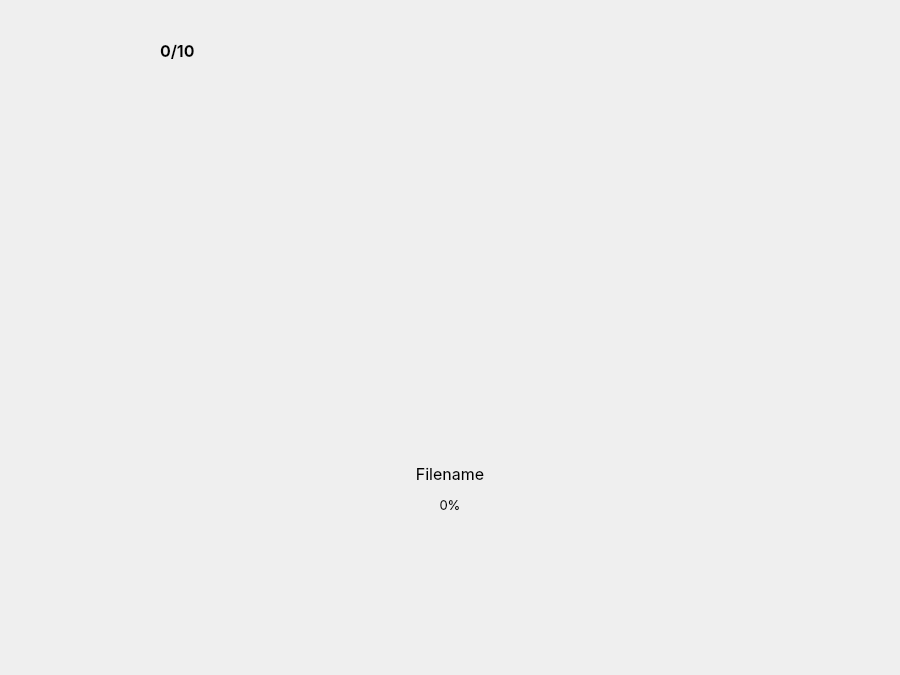
<?xml version="1.0" encoding="UTF-8"?>
<ui version="4.0">
 <class>MainWindow</class>
 <widget class="QMainWindow" name="MainWindow">
  <property name="windowModality">
   <enum>Qt::NonModal</enum>
  </property>
  <property name="geometry">
   <rect>
    <x>0</x>
    <y>0</y>
    <width>900</width>
    <height>675</height>
   </rect>
  </property>
  <property name="minimumSize">
   <size>
    <width>900</width>
    <height>675</height>
   </size>
  </property>
  <property name="maximumSize">
   <size>
    <width>900</width>
    <height>675</height>
   </size>
  </property>
  <property name="windowTitle">
   <string>panchuko</string>
  </property>
  <property name="windowIcon">
   <iconset>
    <normaloff>resources/iconn.svg</normaloff>resources/iconn.svg</iconset>
  </property>
  <widget class="QWidget" name="centralwidget">
   <widget class="QStackedWidget" name="stackedWidget">
    <property name="geometry">
     <rect>
      <x>0</x>
      <y>0</y>
      <width>900</width>
      <height>675</height>
     </rect>
    </property>
    <property name="currentIndex">
     <number>3</number>
    </property>
    <widget class="QWidget" name="home">
     <widget class="QLabel" name="background">
      <property name="geometry">
       <rect>
        <x>0</x>
        <y>0</y>
        <width>900</width>
        <height>675</height>
       </rect>
      </property>
      <property name="text">
       <string/>
      </property>
      <property name="pixmap">
       <pixmap>resources/main bg.svg</pixmap>
      </property>
     </widget>
     <widget class="QLabel" name="panchuko">
      <property name="geometry">
       <rect>
        <x>375</x>
        <y>43</y>
        <width>150</width>
        <height>29</height>
       </rect>
      </property>
      <property name="text">
       <string/>
      </property>
      <property name="pixmap">
       <pixmap>resources/send recieve/SVG/panchuko.svg</pixmap>
      </property>
     </widget>
     <widget class="QToolButton" name="recieve">
      <property name="enabled">
       <bool>true</bool>
      </property>
      <property name="geometry">
       <rect>
        <x>385</x>
        <y>315</y>
        <width>135</width>
        <height>50</height>
       </rect>
      </property>
      <property name="text">
       <string>...</string>
      </property>
      <property name="icon">
       <iconset>
        <normaloff>resources/send recieve/SVG/receive.svg</normaloff>resources/send recieve/SVG/receive.svg</iconset>
      </property>
      <property name="iconSize">
       <size>
        <width>130</width>
        <height>45</height>
       </size>
      </property>
      <property name="checkable">
       <bool>false</bool>
      </property>
      <property name="autoRepeat">
       <bool>false</bool>
      </property>
      <property name="autoExclusive">
       <bool>false</bool>
      </property>
      <property name="autoRaise">
       <bool>true</bool>
      </property>
     </widget>
    </widget>
    <widget class="QWidget" name="enterip">
     <widget class="QLabel" name="mainbg">
      <property name="geometry">
       <rect>
        <x>0</x>
        <y>0</y>
        <width>900</width>
        <height>675</height>
       </rect>
      </property>
      <property name="text">
       <string/>
      </property>
      <property name="pixmap">
       <pixmap>resources/main bg.svg</pixmap>
      </property>
     </widget>
     <widget class="QLabel" name="label_5">
      <property name="geometry">
       <rect>
        <x>275</x>
        <y>183</y>
        <width>355</width>
        <height>177</height>
       </rect>
      </property>
      <property name="text">
       <string/>
      </property>
      <property name="pixmap">
       <pixmap>resources/enter ip/SVG/enter ip.svg</pixmap>
      </property>
     </widget>
     <widget class="QLineEdit" name="ip1">
      <property name="geometry">
       <rect>
        <x>276</x>
        <y>314</y>
        <width>75</width>
        <height>45</height>
       </rect>
      </property>
      <property name="font">
       <font>
        <family>SF Pro Display</family>
        <pointsize>12</pointsize>
        <weight>75</weight>
        <bold>true</bold>
       </font>
      </property>
      <property name="styleSheet">
       <string notr="true">background-color: rgba(255, 255, 255, 0);
color:&quot;#dddddd&quot;</string>
      </property>
      <property name="maxLength">
       <number>3</number>
      </property>
      <property name="frame">
       <bool>false</bool>
      </property>
      <property name="alignment">
       <set>Qt::AlignCenter</set>
      </property>
     </widget>
     <widget class="QToolButton" name="ipnext">
      <property name="geometry">
       <rect>
        <x>400</x>
        <y>572</y>
        <width>110</width>
        <height>50</height>
       </rect>
      </property>
      <property name="focusPolicy">
       <enum>Qt::NoFocus</enum>
      </property>
      <property name="text">
       <string>...</string>
      </property>
      <property name="icon">
       <iconset>
        <normaloff>resources/enter ip/SVG/next.svg</normaloff>resources/enter ip/SVG/next.svg</iconset>
      </property>
      <property name="iconSize">
       <size>
        <width>100</width>
        <height>45</height>
       </size>
      </property>
      <property name="autoRaise">
       <bool>true</bool>
      </property>
     </widget>
     <widget class="QLineEdit" name="ip2">
      <property name="geometry">
       <rect>
        <x>368</x>
        <y>314</y>
        <width>75</width>
        <height>45</height>
       </rect>
      </property>
      <property name="font">
       <font>
        <family>SF Pro Display</family>
        <pointsize>12</pointsize>
        <weight>75</weight>
        <bold>true</bold>
       </font>
      </property>
      <property name="styleSheet">
       <string notr="true">background-color: rgba(255, 255, 255, 0);
color:&quot;#dddddd&quot;</string>
      </property>
      <property name="maxLength">
       <number>3</number>
      </property>
      <property name="frame">
       <bool>false</bool>
      </property>
      <property name="alignment">
       <set>Qt::AlignCenter</set>
      </property>
     </widget>
     <widget class="QLineEdit" name="ip3">
      <property name="geometry">
       <rect>
        <x>461</x>
        <y>314</y>
        <width>75</width>
        <height>45</height>
       </rect>
      </property>
      <property name="font">
       <font>
        <family>SF Pro Display</family>
        <pointsize>12</pointsize>
        <weight>75</weight>
        <bold>true</bold>
       </font>
      </property>
      <property name="styleSheet">
       <string notr="true">background-color: rgba(255, 255, 255, 0);
color:&quot;#dddddd&quot;</string>
      </property>
      <property name="maxLength">
       <number>3</number>
      </property>
      <property name="frame">
       <bool>false</bool>
      </property>
      <property name="alignment">
       <set>Qt::AlignCenter</set>
      </property>
     </widget>
     <widget class="QLineEdit" name="ip4">
      <property name="geometry">
       <rect>
        <x>552</x>
        <y>314</y>
        <width>75</width>
        <height>45</height>
       </rect>
      </property>
      <property name="font">
       <font>
        <family>SF Pro Display</family>
        <pointsize>12</pointsize>
        <weight>75</weight>
        <bold>true</bold>
       </font>
      </property>
      <property name="styleSheet">
       <string notr="true">background-color: rgba(255, 255, 255, 0);
color:&quot;#dddddd&quot;</string>
      </property>
      <property name="maxLength">
       <number>3</number>
      </property>
      <property name="frame">
       <bool>false</bool>
      </property>
      <property name="alignment">
       <set>Qt::AlignCenter</set>
      </property>
     </widget>
     <zorder>mainbg</zorder>
     <zorder>ipnext</zorder>
     <zorder>label_5</zorder>
     <zorder>ip1</zorder>
     <zorder>ip2</zorder>
     <zorder>ip3</zorder>
     <zorder>ip4</zorder>
    </widget>
    <widget class="QWidget" name="waiting">
     <widget class="QLabel" name="label">
      <property name="geometry">
       <rect>
        <x>0</x>
        <y>0</y>
        <width>900</width>
        <height>675</height>
       </rect>
      </property>
      <property name="text">
       <string/>
      </property>
      <property name="pixmap">
       <pixmap>resources/main bg.svg</pixmap>
      </property>
     </widget>
     <widget class="QLabel" name="label_2">
      <property name="geometry">
       <rect>
        <x>0</x>
        <y>0</y>
        <width>900</width>
        <height>675</height>
       </rect>
      </property>
      <property name="font">
       <font>
        <family>SF Pro Display</family>
        <pointsize>14</pointsize>
       </font>
      </property>
      <property name="styleSheet">
       <string notr="true">color:&quot;#dddddd&quot;;</string>
      </property>
      <property name="text">
       <string>Gathering Fragments</string>
      </property>
      <property name="alignment">
       <set>Qt::AlignCenter</set>
      </property>
     </widget>
    </widget>
    <widget class="QWidget" name="percent">
     <widget class="QLabel" name="label_3">
      <property name="geometry">
       <rect>
        <x>0</x>
        <y>0</y>
        <width>900</width>
        <height>675</height>
       </rect>
      </property>
      <property name="text">
       <string/>
      </property>
      <property name="pixmap">
       <pixmap>resources/main bg.svg</pixmap>
      </property>
     </widget>
     <widget class="QLabel" name="label_4">
      <property name="geometry">
       <rect>
        <x>45</x>
        <y>45</y>
        <width>112</width>
        <height>13</height>
       </rect>
      </property>
      <property name="text">
       <string/>
      </property>
      <property name="pixmap">
       <pixmap>resources/filereceive/SVG/filesreceived.svg</pixmap>
      </property>
     </widget>
     <widget class="QLabel" name="filecount">
      <property name="geometry">
       <rect>
        <x>160</x>
        <y>35</y>
        <width>100</width>
        <height>31</height>
       </rect>
      </property>
      <property name="font">
       <font>
        <family>SF Pro Display</family>
        <pointsize>12</pointsize>
        <weight>75</weight>
        <bold>true</bold>
       </font>
      </property>
      <property name="styleSheet">
       <string notr="true">color:&quot;#dddddd&quot;</string>
      </property>
      <property name="text">
       <string>0/10</string>
      </property>
      <property name="alignment">
       <set>Qt::AlignLeading|Qt::AlignLeft|Qt::AlignVCenter</set>
      </property>
     </widget>
     <widget class="QLabel" name="label_6">
      <property name="geometry">
       <rect>
        <x>400</x>
        <y>270</y>
        <width>100</width>
        <height>133</height>
       </rect>
      </property>
      <property name="text">
       <string/>
      </property>
      <property name="pixmap">
       <pixmap>resources/filereceive/SVG/filesvg.svg</pixmap>
      </property>
     </widget>
     <widget class="QLabel" name="filename">
      <property name="geometry">
       <rect>
        <x>0</x>
        <y>458</y>
        <width>900</width>
        <height>31</height>
       </rect>
      </property>
      <property name="font">
       <font>
        <family>SF Pro Display</family>
        <pointsize>12</pointsize>
        <weight>50</weight>
        <bold>false</bold>
       </font>
      </property>
      <property name="styleSheet">
       <string notr="true">color:&quot;#dddddd&quot;</string>
      </property>
      <property name="text">
       <string>Filename</string>
      </property>
      <property name="alignment">
       <set>Qt::AlignCenter</set>
      </property>
     </widget>
     <widget class="QLabel" name="filepercent">
      <property name="geometry">
       <rect>
        <x>0</x>
        <y>490</y>
        <width>900</width>
        <height>31</height>
       </rect>
      </property>
      <property name="font">
       <font>
        <family>SF Pro Display</family>
        <pointsize>10</pointsize>
        <weight>50</weight>
        <bold>false</bold>
       </font>
      </property>
      <property name="styleSheet">
       <string notr="true">color:&quot;#dddddd&quot;</string>
      </property>
      <property name="text">
       <string>0%</string>
      </property>
      <property name="alignment">
       <set>Qt::AlignCenter</set>
      </property>
     </widget>
    </widget>
   </widget>
  </widget>
 </widget>
 <resources/>
 <connections/>
</ui>
